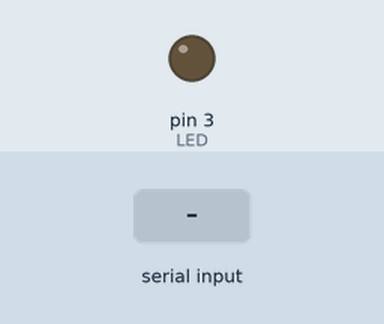
This sketch was run on a simulated Arduino Uno, built with avr-gcc and run on an emulated ATmega328P. Parts: output pins drawn as LEDs (lit = HIGH). The inputs (shaded band) are chosen by the test bench. What the sketch prints to the serial monitor is not drawn.

Above: at 1.0 s.
1.1 s: "1" received over Serial
At 2.5 s:
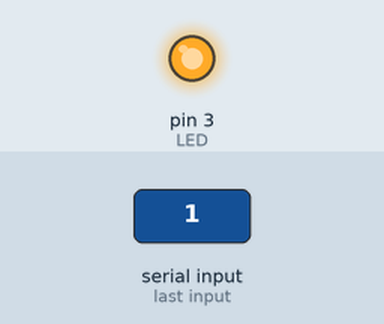
Timing chart, 0 to 4.1 s (numbered marks = the images above; inputs shaded):
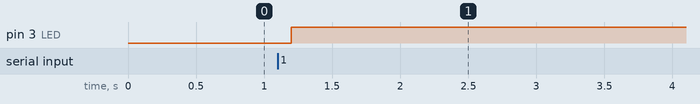

The sketch:

arduino_2.ino
```cpp
const int LED = 3;

void setup() {
  Serial.begin(9600);
  pinMode(LED, OUTPUT);
  while (Serial.available() <= 0) {
    Serial.println("hello"); // send a starting message
    delay(300);              // wait 1/3 second
  }
}

void loop() {
  if (Serial.available() > 0) {

    // read information from p5
    int intByte = Serial.read();
    if(intByte == 0) {
      digitalWrite(LED, LOW);
    } else {
      digitalWrite(LED, HIGH);
    }

//    Serial.println(intByte);

  }
}
```

Measured:
- after the input at 1.1 s, pin 3 (LED): LOW → HIGH after 0.10 s
